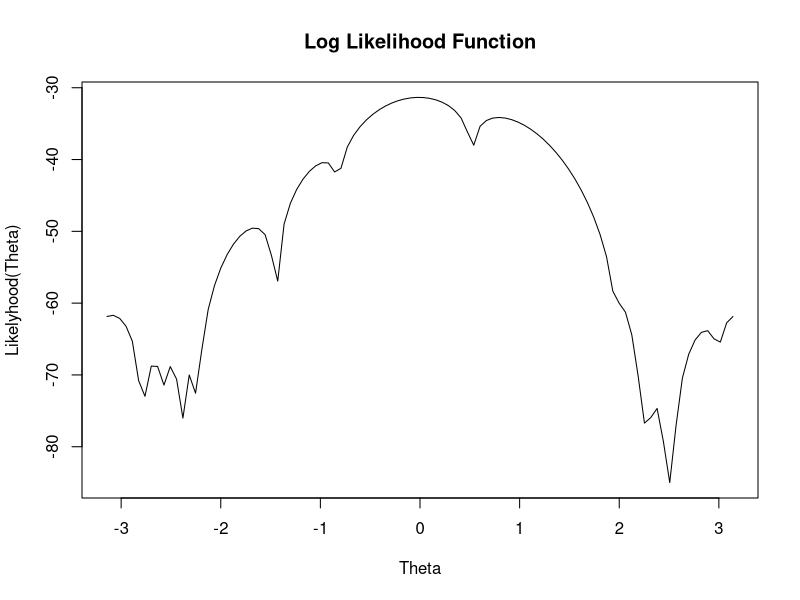
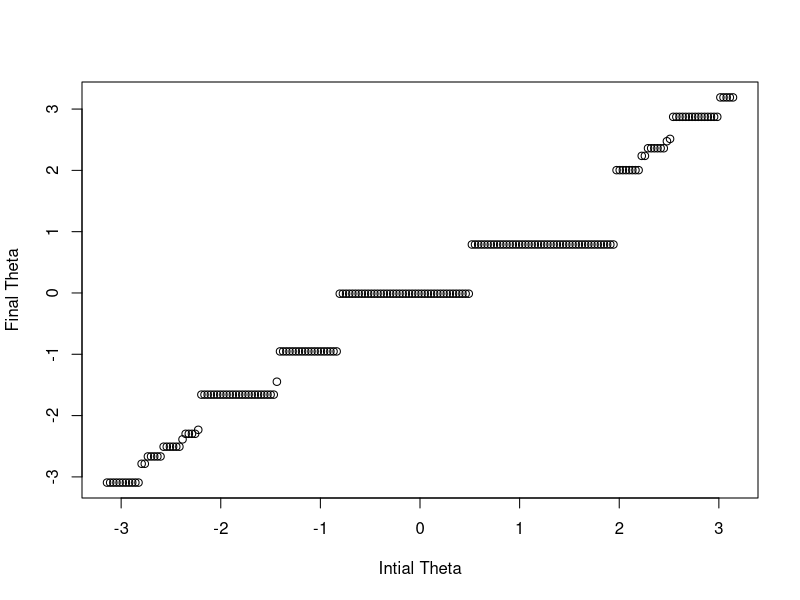
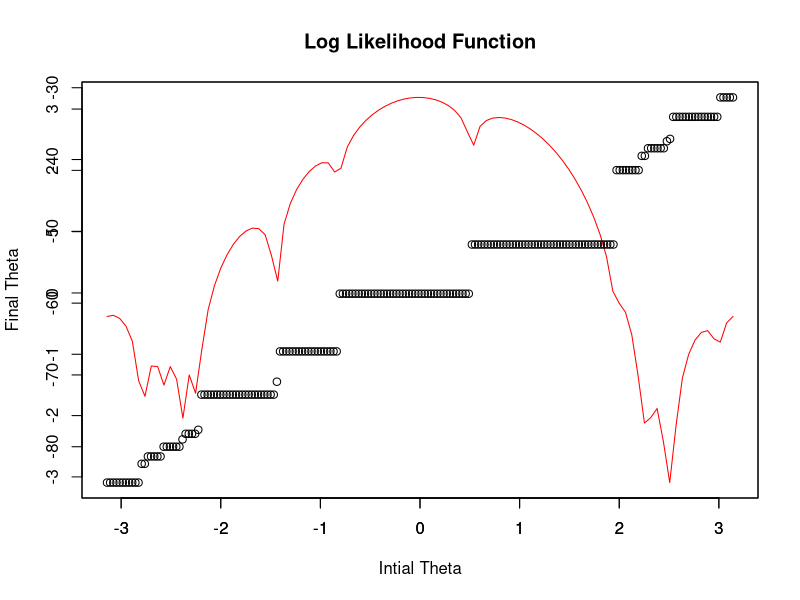

Reproduce these figures in R, in order.
## ---- chunk 1
knitr::opts_chunk$set(include = TRUE)
library(dplyr)
library(tidyverse)

## ---- chunk 2
# placing in the information


# building the functions
f <- function(theta){
  x <- c(3.91, 4.85, 2.28, 4.06, 3.70, 4.04, 5.46, 
              3.53, 2.28, 1.96, 2.53, 3.88, 2.22, 3.47, 
              4.82, 2.46, 2.99, 2.54, 0.52, 2.50)
  llh <- 0
  for (i in x){
    llh <- llh + log(
      (1 - cos(i - theta))/(2*pi)
      )
  }
  return(llh)
}

# setup sequences
theta_vec <- seq(-pi,pi,length=100)

# setup y-values
y <-  f(theta_vec)

## ---- chunk 3
# render plot
plot(theta_vec, y, type = 'l' ,main = "Log Likelihood Function", xlab = "Theta", ylab = "Likelyhood(Theta)")
## ---- chunk 4
# setup newtons method
ell <- function(theta){
  S <- 0
   x <- c(3.91, 4.85, 2.28, 4.06, 3.70, 4.04, 5.46, 
              3.53, 2.28, 1.96, 2.53, 3.88, 2.22, 3.47, 
              4.82, 2.46, 2.99, 2.54, 0.52, 2.50)
  for (i in x){
    S <- S + log((1/2*pi)*(1-cos(i-theta)))
  }
  return(S)
}

dell <- function(theta){
  S <- 0
   x <- c(3.91, 4.85, 2.28, 4.06, 3.70, 4.04, 5.46, 
              3.53, 2.28, 1.96, 2.53, 3.88, 2.22, 3.47, 
              4.82, 2.46, 2.99, 2.54, 0.52, 2.50)
  for (i in x){
    S <- S + (2*pi*sin(i-theta))/(cos(i-theta)-1)
  }
  return(S)
}

ddell <- function(theta){
  S <- 0
   x <- c(3.91, 4.85, 2.28, 4.06, 3.70, 4.04, 5.46, 
              3.53, 2.28, 1.96, 2.53, 3.88, 2.22, 3.47, 
              4.82, 2.46, 2.99, 2.54, 0.52, 2.50)
    for (i in x){
    S <- S + (2*pi)/(cos(i-theta)-1)
  }
  return(S)
}

## ---- chunk 5
x <- c(3.91, 4.85, 2.28, 4.06, 3.70, 4.04, 5.46, 
              3.53, 2.28, 1.96, 2.53, 3.88, 2.22, 3.47, 
              4.82, 2.46, 2.99, 2.54, 0.52, 2.50)

# newton's method
newtM <- function(theta0,ipo){
# initialization 
init_theta <- theta0
it <- 0
stop <- 0
df <- data.frame()
# begin the while loop
while (it < 1000 & stop == 0){
  theta1 <- theta0 - (dell(theta0))/(ddell(theta0))
  it = it + 1
  absg <- abs(dell(theta0))
  mre <- abs(theta1 - theta0)/max(1,abs(theta1))
  row <- c(it,theta1,mre,absg,init_theta)
  df <- rbind(df, row)
  if (mre < 1*exp(-6) &  absg <  1*exp(-9)){
    stop <- 1
    theta0 <- theta1
  }
  else {
    stop  = 0
    theta0 <- theta1
  }
}
df <- data.frame(df) %>% set_names("Iteration","Theta","Relative Error","Gradient at Theta","Initial Theta") %>% mutate(
  Theta = round(Theta, digits = 12),
  `Relative Error` = sprintf("%.1e", `Relative Error`),
  `Gradient at Theta` = sprintf("%.1e", `Gradient at Theta`)
  )

df$final <- theta1
if(ipo == FALSE){
  df <- select(df, c("Iteration","Theta","Relative Error","Gradient at Theta"))
}

return(df)
}

# starting at MME
mme <- asin(mean(x) - pi)
newtM(mme, F)
## ---- chunk 6
# starting at 2.7
newtM(2.7,F)
## ---- chunk 7
#starting at -2.7
newtM(-2.7,F)
## ---- chunk 8
# setting up theta
init_thetas <- seq(-pi,pi,length = 200)

#intialize dataframe
df1 <- data.frame()

# make dataset to graph later
for (i in 1:200){
  df1 <- bind_rows(df1,newtM(init_thetas[i],T))
}

# clean data
df1 <- select(df1,c("Initial Theta",final))
df1 <- distinct(df1)
## ---- chunk 9
# render graph
plot(df1$`Initial Theta`,df1$final, xlab = "Intial Theta", ylab = "Final Theta")
plot(theta_vec, y, type = 'l' ,main = "Log Likelihood Function", xlab = "", ylab = "",col = 'red')
par(new = TRUE)
plot(df1$`Initial Theta`,df1$final, xlab = "Intial Theta", ylab = "Final Theta")
par(new = FALSE)
